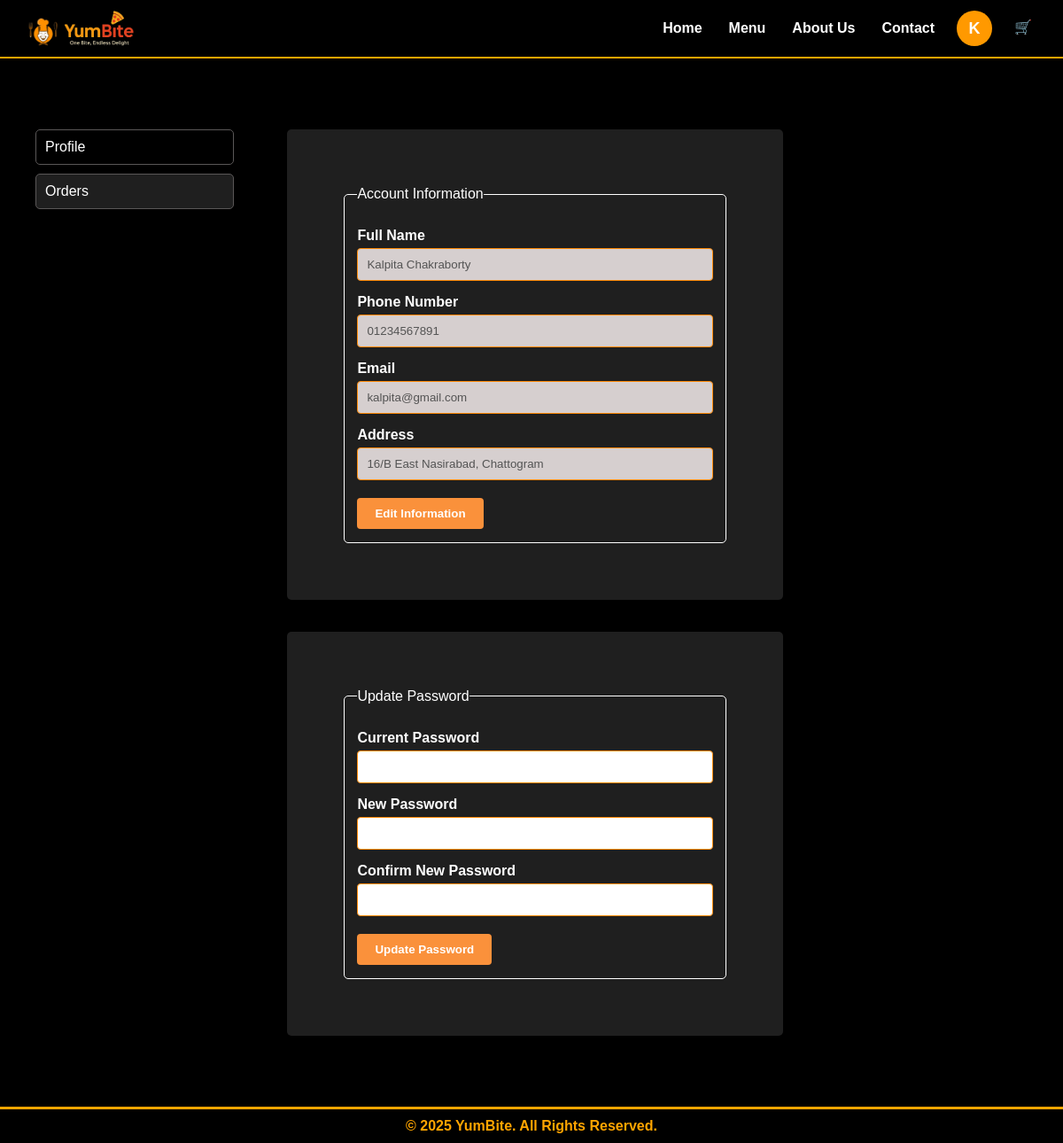
Page /profile.php (signed in) on the committed database.
### tables this page shows
CREATE TABLE `users` (
  `id` int(11) NOT NULL,
  `full_name` varchar(128) NOT NULL,
  `phone` varchar(11) NOT NULL,
  `email` varchar(255) NOT NULL,
  `password` varchar(255) NOT NULL,
  `address` text NOT NULL,
  `role` varchar(50) DEFAULT 'user'
);

### profile.php (the view, shortened to what this page needs)
<?php
require_once "database.php";
$user_email = $_SESSION["email"];
$sql = "SELECT full_name, phone, email, address FROM users WHERE email = ?";
$stmt = mysqli_stmt_init($conn);
if (mysqli_stmt_prepare($stmt, $sql)) {
    mysqli_stmt_bind_param($stmt, "s", $user_email);
    mysqli_stmt_execute($stmt);
    $result = mysqli_stmt_get_result($stmt);
    $user_data = mysqli_fetch_assoc($result);
} else {
    die("Something went wrong with fetching user data");
}
?>
<!DOCTYPE html>
<html lang="en">
<head>
    <link id="theme-style" rel="stylesheet" href="css/style-dark.css" />
    <link rel="stylesheet" href="css/font-awesome/css/font-awesome.css">
    <link rel="stylesheet" href="css/hover-min.css">
    <link rel="stylesheet" href="css/style.css">
    <link rel="stylesheet" href="css/profile.css">
    <link rel="stylesheet" href="css/index.css">
</head>
<body>
    <header>
        <nav>
            <div class="logo">
                <img src="images/logo1.png" alt="Logo1" class="logo1" />
                <img src="images/logo.png" alt="YumBite" />
            </div>
            <ul class="nav-links" id="navLinks">
                <li><a href="index.php">Home</a></li>
                <li><a href="menu.php">Menu</a></li>
                <li><a href="#" onclick="openAbout()">About Us</a></li>
                <li><a href="contact.php">Contact</a></li>
                <li>
                    <?php if (isset($_SESSION["user_id"]) && $_SESSION["role"] === "user"): ?>
                        <div class="profile-circle" id="profileCircle">
                            <?php echo strtoupper(substr($_SESSION["full_name"], 0, 1)); ?>
                        </div>
                    <?php else: ?>
                        <a href="login.php" class="login-btn">Login →</a>
                    <?php endif; ?>
                </li>
                <li class="cart"><a href="cart.php">🛒</a></li>
            </ul>
        </nav>
    </header>
    <section class="account-container">
        <div class="left-content">
            <div class="active">Profile</div>
            <div>Orders</div>
        </div>
        <div class="right-content">
            <div id="account-info" class="active">
                <form action="" method="POST" class="form" id="profileForm">
                    <fieldset>
                        <legend>Account Information</legend>
                        <p class="label">Full Name</p>
                        <input type="text" name="full_name"
                            value="<?php echo htmlspecialchars($user_data['full_name'] ?? ''); ?>" disabled>
                        <p class="label">Phone Number</p>
                        <input type="tel" name="phone"
                            value="<?php echo htmlspecialchars($user_data['phone'] ?? ''); ?>" disabled>
                        <p class="label">Email</p>
                        <input type="email" name="email"
                            value="<?php echo htmlspecialchars($user_data['email'] ?? ''); ?>" disabled>
                        <p class="label">Address</p>
                        <input type="text" name="address"
                            value="<?php echo htmlspecialchars($user_data['address'] ?? ''); ?>" disabled>
                        <input type="button" value="Edit Information" class="btn-primary" id="editButton">
                    </fieldset>
                </form>
                <br>
                <br>
                <form action="" method="POST" class="form" id="passwordForm">
                    <fieldset>
                        <legend>Update Password</legend>
                        <p class="label">Current Password</p>
                        <input type="password" name="current_password">
                        <p class="label">New Password</p>
                        <input type="password" name="new_password">
                        <p class="label">Confirm New Password</p>
                        <input type="password" name="confirm_password">
                        <input type="submit" value="Update Password" class="btn-primary" name="update_password">
                    </fieldset>
                </form>
            </div>
        </div>
    </section>
    <footer>
        <p>&copy; 2025 YumBite. All Rights Reserved.</p>
    </footer>
</body>
</html>

### css/style-dark.css (style rules this page uses)
body { font-family: Arial, sans-serif; background-color: #000000; color: #ffffff; margin: 0; padding: 0; }
nav { background-color: #000000; color: #ffa500; padding: 8px 30px; display: flex; justify-content: space-between; align-items: center; border-bottom: 2px solid #ffa500; position: relative; flex-wrap: wrap; }
.logo { display: flex; align-items: center; gap: 5px; }
.logo img { height: 40px; vertical-align: middle; }
.logo1 { margin-top: 8px; }
.nav-links { list-style: none; display: flex; align-items: center; gap: 20px; flex-wrap: wrap; }
.nav-links li { position: relative; }
.nav-links li a { text-decoration: none; color: white; font-weight: bold; padding: 8px 5px; display: inline-block; transition: color 0.3s ease; }
.nav-links li.cart { margin-top: -3px; }
footer { background-color: #000000; text-align: center; padding: 10px; color: #ffa500; font-weight: bold; border-top: 3px solid #ffa500; }

### css/style.css (style rules this page uses)
* { margin: 0 0; padding: 0 0; font-family: Arial, Helvetica, sans-serif; }
a { color: #ff8b1f; text-decoration: none; }
.btn-primary { background-color: #ff9900; color: white; cursor: pointer; }
fieldset { border: 1px solid white; margin: 5%; padding: 3%; border-radius: 5px; }
.logo { width: 10%; float: left; }

### css/profile.css (style rules this page uses)
.account-container { padding: 80px 40px; display: flex; gap: 60px; min-height: 70vh; }
.account-container .left-content { width: 20%; }
.left-content div { padding: 10px; margin-bottom: 10px; border-radius: 5px; background-color: #1f1f1f; border: 1px solid #5a5757; cursor: pointer; }
.left-content div.active { background: #000; color: #fff; }
.account-container .right-content { width: 50%; }
.right-content div { display: none; }
.right-content div.active { display: block; }
.form { width: 100%; background-color: #1f1f1f; padding: 40px; border-radius: 5px; box-sizing: border-box; }
form .label { font-weight: bold; margin-top: 15px; display: block; color: white; }
form input[type="text"], form input[type="tel"], form input[type="email"], form input[type="password"] { width: 100%; padding: 10px; margin-top: 5px; border: 1px solid #fc8906; border-radius: 4px; box-sizing: border-box; }
form input[type="button"], form input[type="submit"] { margin-top: 20px; padding: 10px 20px; border: none; background-color: #fa913b; color: white; font-weight: bold; border-radius: 4px; cursor: pointer; }
input:disabled { cursor: not-allowed; background-color: #d6cfcf; }

### css/index.css (style rules this page uses)
.profile-circle { width: 40px; height: 40px; border-radius: 50%; background-color: #ff9900; color: white; display: flex; align-items: center; justify-content: center; font-size: 18px; font-weight: bold; cursor: pointer; position: relative; }

### rows in the picture
users: full_name "Kalpita Chakraborty", phone "01234567891", email "kalpita@gmail.com", address "16/B East Nasirabad, Chattogram"

### other values in the picture
substr($_SESSION["full_name"], 0, 1) "K"
